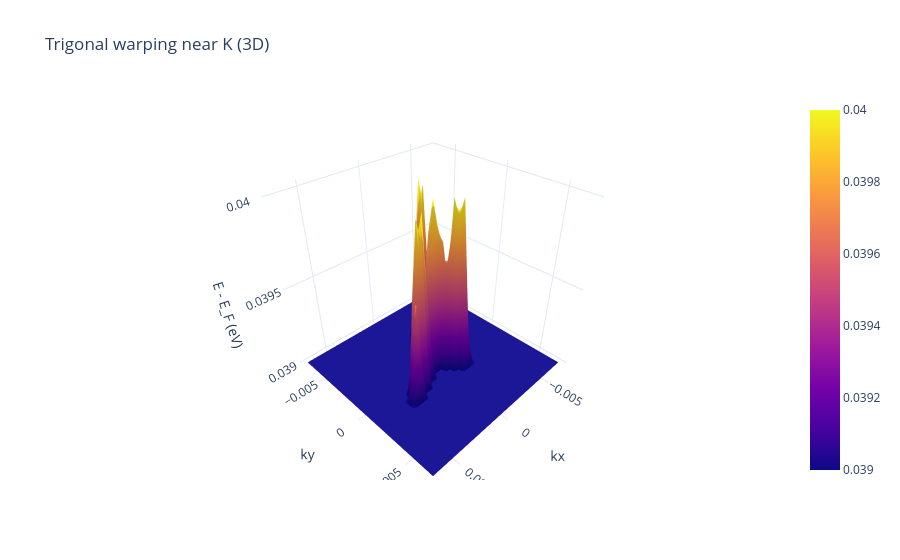
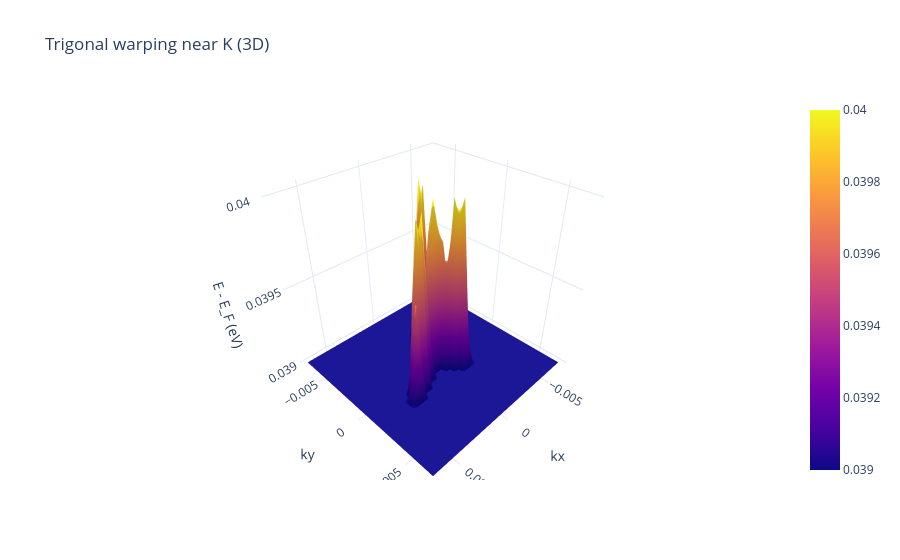

Notebook code for these charts, in order:
### Code cell
plot_trigonal_warping_3d(
    qx,
    qy,
    E_cond,
    #E_shifted[:, :, 8],
    #E_pi[:, :, 1],
   # title=f"Trigonal warping near K (band {idx[0]})",
    zlim=(0.039, 0.04),  # in eV
    save_html=True,
    html_path="../data/trigonal_warping_3d.html",
)

### Figure 1 — Plotly figure (JSON) as saved in the notebook; plotly's stock layout.template omitted (floating-point values rounded to 4 significant figures; data arrays with more than 128 entries replaced by an {"elided": "..."} marker saying what was removed)
{"data": [{"showscale": true, "x": {"elided": "31x31 float values"}, "y": {"elided": "31x31 float values"}, "z": {"elided": "31x31 float values"}, "type": "surface"}], "layout": {"scene": {"xaxis": {"title": {"text": "kx"}}, "yaxis": {"title": {"text": "ky"}}, "zaxis": {"title": {"text": "E - E_F (eV)"}}, "aspectmode": "cube"}, "title": {"text": "Trigonal warping near K (3D)"}}}

### Figure 2 — Plotly figure (JSON) as saved in the notebook; plotly's stock layout.template omitted (floating-point values rounded to 4 significant figures; data arrays with more than 128 entries replaced by an {"elided": "..."} marker saying what was removed)
{"data": [{"showscale": true, "x": {"elided": "31x31 float values"}, "y": {"elided": "31x31 float values"}, "z": {"elided": "31x31 float values"}, "type": "surface"}], "layout": {"scene": {"xaxis": {"title": {"text": "kx"}}, "yaxis": {"title": {"text": "ky"}}, "zaxis": {"title": {"text": "E - E_F (eV)"}}, "aspectmode": "cube"}, "title": {"text": "Trigonal warping near K (3D)"}}}
